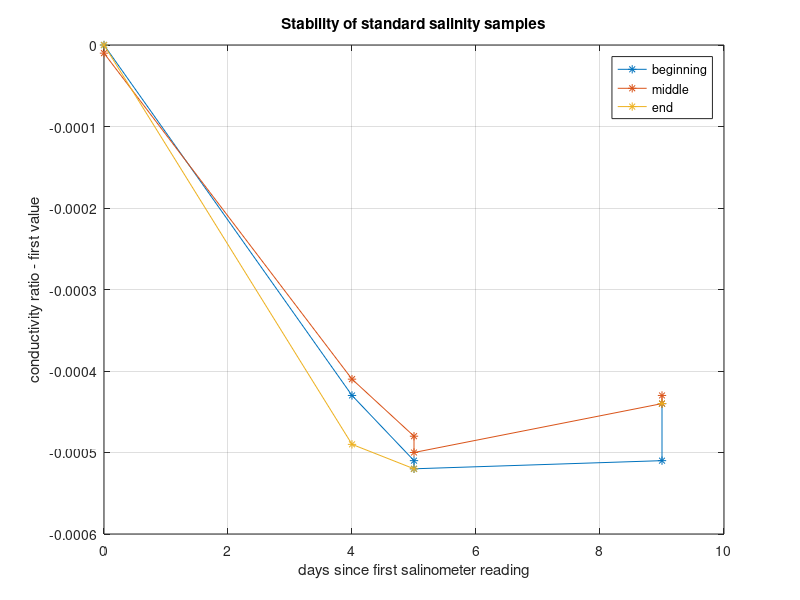

Reproduce this figure in MATLAB.
% PLOT_STANDARD_SAL is a script to plot the standard salinities
% measured by the salinomenter.


% these are copied from SALTS/standard_salinities by hand

samdate = {'27.10.09'
           '31.10.09'
           '01.11.09'
           '01.11.09'
           '05.11.09'
           '05.11.09'
          };

mday = datenum(samdate,'dd.mm.yy');

celltemp = [27
            24
            24
            24
            24
            24];

sambeg = {'P150'
          'P148'
          'P150'
          'P150'
          'P150'
          'P148'
         };

sammid = {'P150'
          'P148'
          'P150'
          'P150'
          'P150'
          'P148'
         };

samend = {'P150'
          'P150'
          'P150'
          '-'
          'P150'
          '-'
         };

salbeg = [1.99956
          1.99913
          1.99905
          1.99904
          1.99905
          1.99912
         ];

salmid = [1.99955
          1.99915
          1.99908
          1.99906
          1.99912
          1.99913
         ];
    
salend = [1.99956
          1.99907
          1.99904
          nan
          1.99912
          nan
         ];


figure

if 1==0 % plot the change from session to session, lines are beg/mid/end
        % values
  x = 1:4;
  plot(x,salbeg,'xk-',x,salmid,'xb-',x,salend,'xr-')
  legend('beginning','middle','end')
  ylabel('conductivity ratio')
  xlabel('testing date')
  set(gca,'xtick',1:4,'xticklabel',{'27.10.09','31.10.09', ...
                      '01.11.09','01.11.09'})

elseif 1==0 % plot the change over each session, lines are
            % different sessions
  x = 1:3;
  plot(x,[salbeg salmid salend],'x-')
  legend(samdate)
  set(gca,'xtick',1:3,'xticklabel',{'beginning','middle','end'})
  ylabel('conductivity ratio')
  xlabel('when standard salinity measured')
  grid on
  title(['Stability of standard salinity samples over each salinometer session'])

elseif 1==1 % plot the change versus date, lines are beg/mid/end values
  x = mday;
  plot(mday-mday(1),[salbeg salmid salend] - salbeg(1),'*-')
  legend({'beginning','middle','end'})
  ylabel('conductivity ratio - first value')
  xlabel('days since first salinometer reading')
  grid on
  title(['Stability of standard salinity samples'])
end

outdir = '/Users/zszuts/cruises/d344/ctd/'; % if on panulirus
outfile = [outdir 'pdf/standard_salinities'];

saveas(gcf,[outfile '.pdf'],'pdf')
